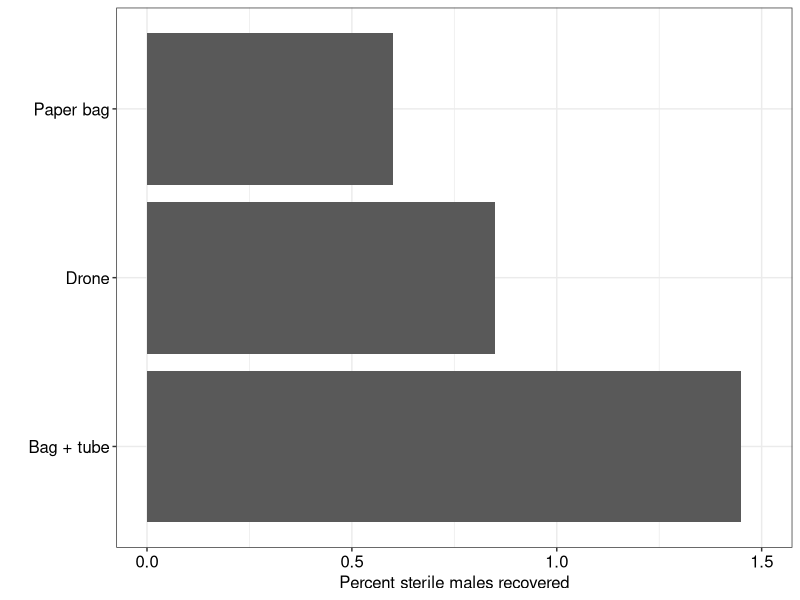
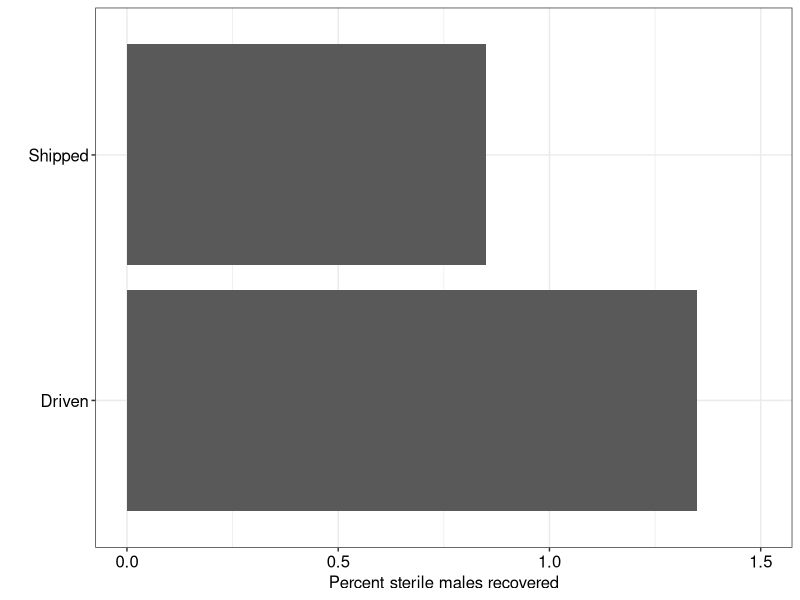
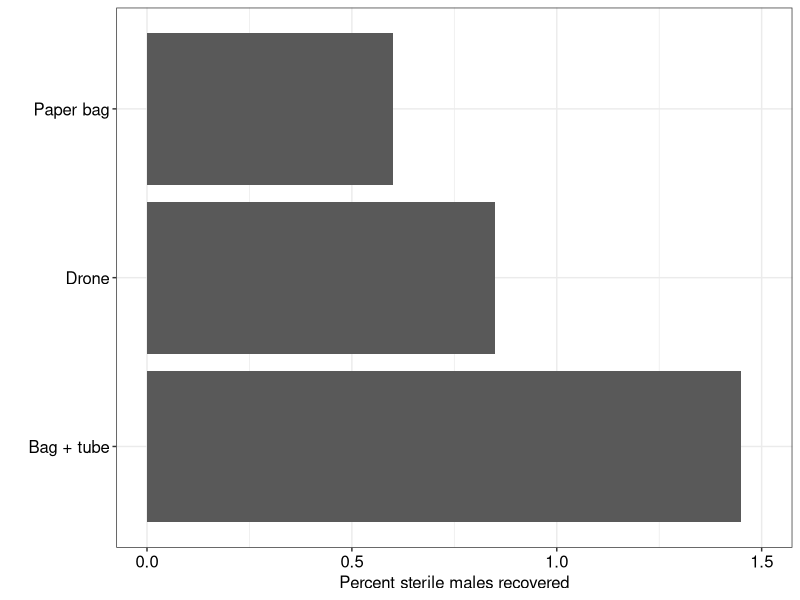
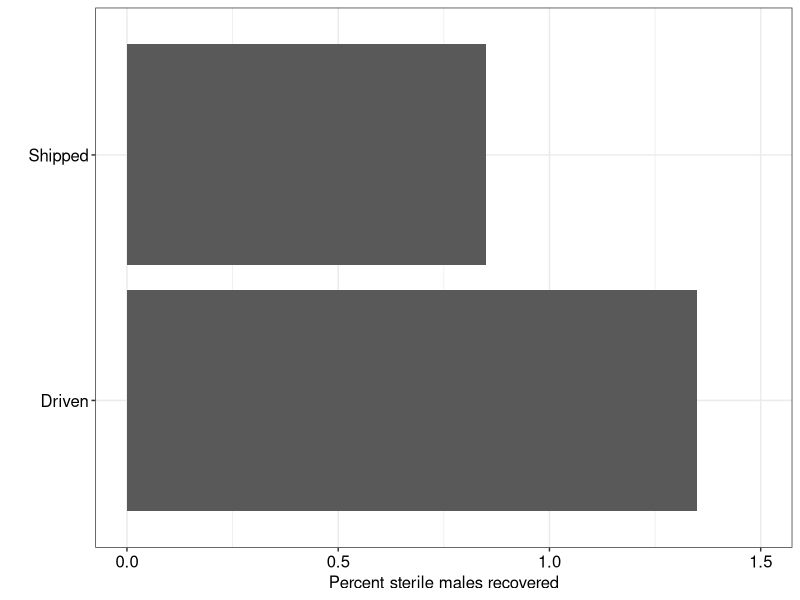

R code for these plots, in order:
#===========================================================================#
# ggplot2_template_horizontal_bar_plot.R
#
# Scripting for creating of a horizontal bar chart. 
#
#===========================================================================#

library(tidyverse)

### construct data frame in script

release_methods <- data.frame(
  Type = c("Release Type","Release Type","Release Type","Transport Type","Transport Type"),
  Treatment = c("Paper bag","Drone","Bag + tube","Driven","Shipped"),
  Pct_recovery = c(0.6,0.85,1.45,1.35,0.85))
release_methods
    # Also can enter from Excel and use File > Import in RStudio
    # Values here are interpoloated from a bar graph from Excel enncountered
    # in a PowerPoint deck by Houston Wilson. It reports small plot results for
    # 2020.

### Split into two data frames for separate graphs

release <- release_methods %>% 
  filter(Type == "Release Type")

transport <- release_methods %>% 
  filter(Type == "Transport Type")

### Create first plot
p1 <- ggplot(release, aes(x = Treatment, y = Pct_recovery)) +
  geom_col() +
  coord_flip() +
  # Essential portion
  coord_flip() + # Y axis horizontal
  theme_bw() +
  ylim(0,1.5) + # Uniform chosen range
  
  # Rest is pure formatting
  
  xlab("") +
  ylab("Percent sterile males recovered") +
  theme(axis.text.x = element_text(color = "black", size = 12), #angle = 45, hjust = 1),
        axis.text.y = element_text(color = "black", size = 12),
        axis.title.x = element_text(color = "black", size = 12),
        axis.title.y = element_text(color = "black", size = 12),
        legend.title = element_text(color = "black", size = 12),
        legend.text = element_text(color = "black", size = 10))

p1

ggsave(filename = "ggplot2_template_horizontal_bar_plot.jpg", 
       plot = p1, device = "jpg", 
       dpi = 300, width = 5.83, height = 2.83, units = "in") 


### Create second plot
p2 <- ggplot(transport, aes(x = Treatment, y = Pct_recovery)) +
  geom_col() +
  # Essential portion
  coord_flip() + # Y axis horizontal
  theme_bw() +
  ylim(0,1.5) + # Uniform chosen range
  
  # Rest is pure formatting
  
  xlab("") +
  ylab("Percent sterile males recovered") +
  theme(axis.text.x = element_text(color = "black", size = 12), #angle = 45, hjust = 1),
        axis.text.y = element_text(color = "black", size = 12),
        axis.title.x = element_text(color = "black", size = 12),
        axis.title.y = element_text(color = "black", size = 12),
        legend.title = element_text(color = "black", size = 12),
        legend.text = element_text(color = "black", size = 10))

p2

ggsave(filename = "horizontal_bar_y20_wilson_small_plot_recovery_transport.jpg", 
       plot = p2, device = "jpg", 
       dpi = 300, width = 5.83, height = 2.83, units = "in") 

### Note that it was necessary to play with the sizes of the graphics in
### PowerPoint to get them to line up. The width includes the treatment names,
### which can vary.